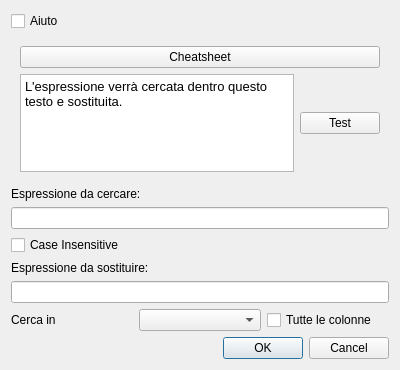
<?xml version="1.0" encoding="UTF-8"?>
<ui version="4.0">
 <class>Dialog</class>
 <widget class="QDialog" name="Dialog">
  <property name="geometry">
   <rect>
    <x>0</x>
    <y>0</y>
    <width>400</width>
    <height>370</height>
   </rect>
  </property>
  <property name="windowTitle">
   <string>Dialog</string>
  </property>
  <layout class="QVBoxLayout" name="verticalLayout">
   <item>
    <widget class="QCheckBox" name="aiutocb">
     <property name="text">
      <string>Aiuto</string>
     </property>
    </widget>
   </item>
   <item>
    <widget class="QWidget" name="aiutowid" native="true">
     <layout class="QVBoxLayout" name="aiuto">
      <item>
       <widget class="QPushButton" name="cheat">
        <property name="text">
         <string>Cheatsheet</string>
        </property>
       </widget>
      </item>
      <item>
       <layout class="QHBoxLayout" name="horizontalLayout">
        <item>
         <widget class="QTextEdit" name="test">
          <property name="html">
           <string>&lt;!DOCTYPE HTML PUBLIC &quot;-//W3C//DTD HTML 4.0//EN&quot; &quot;http://www.w3.org/TR/REC-html40/strict.dtd&quot;&gt;
&lt;html&gt;&lt;head&gt;&lt;meta name=&quot;qrichtext&quot; content=&quot;1&quot; /&gt;&lt;style type=&quot;text/css&quot;&gt;
p, li { white-space: pre-wrap; }
&lt;/style&gt;&lt;/head&gt;&lt;body style=&quot; font-family:'Noto Sans'; font-size:10pt; font-weight:400; font-style:normal;&quot;&gt;
&lt;p style=&quot; margin-top:0px; margin-bottom:0px; margin-left:0px; margin-right:0px; -qt-block-indent:0; text-indent:0px;&quot;&gt;L'espressione verrà cercata dentro questo testo e sostituita.&lt;/p&gt;&lt;/body&gt;&lt;/html&gt;</string>
          </property>
         </widget>
        </item>
        <item>
         <widget class="QPushButton" name="dotest">
          <property name="text">
           <string>Test</string>
          </property>
         </widget>
        </item>
       </layout>
      </item>
     </layout>
    </widget>
   </item>
   <item>
    <widget class="QLabel" name="label_2">
     <property name="text">
      <string>Espressione da cercare:</string>
     </property>
    </widget>
   </item>
   <item>
    <widget class="QLineEdit" name="orig"/>
   </item>
   <item>
    <widget class="QCheckBox" name="ignorecase">
     <property name="text">
      <string>Case Insensitive</string>
     </property>
    </widget>
   </item>
   <item>
    <widget class="QLabel" name="label">
     <property name="text">
      <string>Espressione da sostituire:</string>
     </property>
    </widget>
   </item>
   <item>
    <widget class="QLineEdit" name="dest"/>
   </item>
   <item>
    <layout class="QHBoxLayout" name="horizontalLayout_2">
     <item>
      <widget class="QLabel" name="label_3">
       <property name="text">
        <string>Cerca in</string>
       </property>
      </widget>
     </item>
     <item>
      <widget class="QComboBox" name="colcombo"/>
     </item>
     <item>
      <widget class="QCheckBox" name="colcheck">
       <property name="text">
        <string>Tutte le colonne</string>
       </property>
      </widget>
     </item>
    </layout>
   </item>
   <item>
    <widget class="QDialogButtonBox" name="buttonBox">
     <property name="orientation">
      <enum>Qt::Horizontal</enum>
     </property>
     <property name="standardButtons">
      <set>QDialogButtonBox::Cancel|QDialogButtonBox::Ok</set>
     </property>
    </widget>
   </item>
  </layout>
 </widget>
 <resources/>
 <connections>
  <connection>
   <sender>buttonBox</sender>
   <signal>accepted()</signal>
   <receiver>Dialog</receiver>
   <slot>accept()</slot>
   <hints>
    <hint type="sourcelabel">
     <x>248</x>
     <y>254</y>
    </hint>
    <hint type="destinationlabel">
     <x>157</x>
     <y>274</y>
    </hint>
   </hints>
  </connection>
  <connection>
   <sender>buttonBox</sender>
   <signal>rejected()</signal>
   <receiver>Dialog</receiver>
   <slot>reject()</slot>
   <hints>
    <hint type="sourcelabel">
     <x>316</x>
     <y>260</y>
    </hint>
    <hint type="destinationlabel">
     <x>286</x>
     <y>274</y>
    </hint>
   </hints>
  </connection>
 </connections>
</ui>
